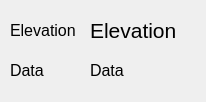
<?xml version="1.0" encoding="UTF-8"?>
<ui version="4.0">
 <class>JapanElevationDialogBase</class>
 <widget class="QDialog" name="JapanElevationDialogBase">
  <property name="geometry">
   <rect>
    <x>0</x>
    <y>0</y>
    <width>206</width>
    <height>102</height>
   </rect>
  </property>
  <property name="windowTitle">
   <string>JapanElevation</string>
  </property>
  <widget class="QLabel" name="label">
   <property name="geometry">
    <rect>
     <x>90</x>
     <y>10</y>
     <width>111</width>
     <height>41</height>
    </rect>
   </property>
   <property name="font">
    <font>
     <pointsize>16</pointsize>
    </font>
   </property>
   <property name="text">
    <string>Elevation</string>
   </property>
  </widget>
  <widget class="QLabel" name="label_2">
   <property name="geometry">
    <rect>
     <x>90</x>
     <y>50</y>
     <width>111</width>
     <height>41</height>
    </rect>
   </property>
   <property name="font">
    <font>
     <pointsize>12</pointsize>
    </font>
   </property>
   <property name="layoutDirection">
    <enum>Qt::LeftToRight</enum>
   </property>
   <property name="text">
    <string>Data</string>
   </property>
  </widget>
  <widget class="QLabel" name="label_3">
   <property name="geometry">
    <rect>
     <x>10</x>
     <y>10</y>
     <width>81</width>
     <height>41</height>
    </rect>
   </property>
   <property name="font">
    <font>
     <pointsize>12</pointsize>
    </font>
   </property>
   <property name="text">
    <string>Elevation</string>
   </property>
  </widget>
  <widget class="QLabel" name="label_4">
   <property name="geometry">
    <rect>
     <x>10</x>
     <y>50</y>
     <width>91</width>
     <height>41</height>
    </rect>
   </property>
   <property name="font">
    <font>
     <pointsize>12</pointsize>
    </font>
   </property>
   <property name="text">
    <string>Data</string>
   </property>
  </widget>
 </widget>
 <resources/>
 <connections/>
</ui>
